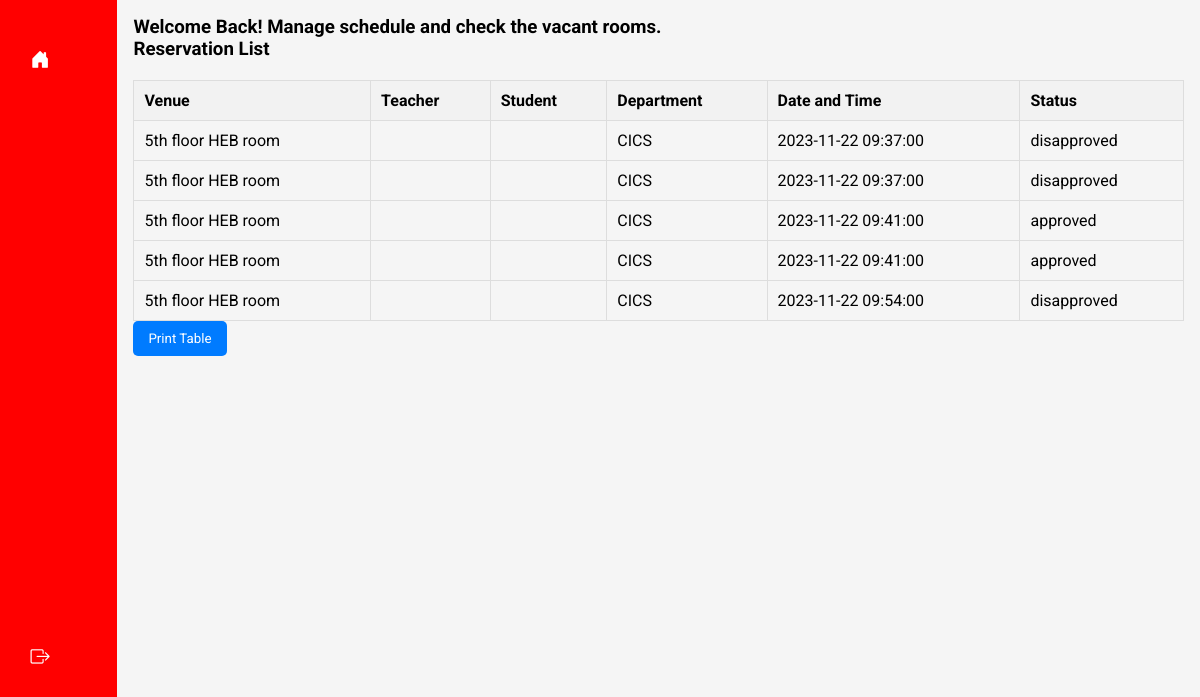
The page /indexView.php on the database as committed earlier.
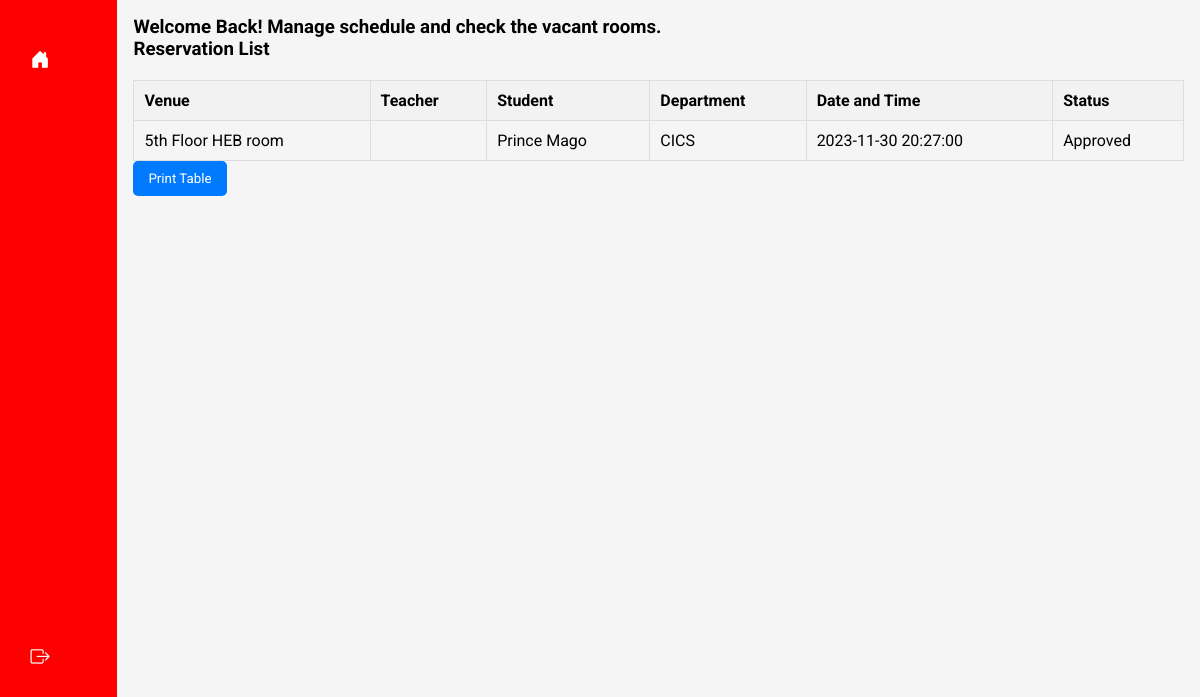
The same page on the database as committed later.
### tables this page shows
CREATE TABLE `reservations` (
  `reservation_id` int(11) NOT NULL,
  `empid` int(11) DEFAULT NULL,
  `studid` int(11) DEFAULT NULL,
  `venue_id` int(11) DEFAULT NULL,
  `department_id` int(11) DEFAULT NULL,
  `start_time` datetime DEFAULT NULL,
  `end_time` datetime DEFAULT NULL,
  `status` varchar(50) DEFAULT NULL,
  `adminid` int(11) DEFAULT NULL
);

CREATE TABLE `venues` (
  `venue_id` int(11) NOT NULL,
  `venue_name` varchar(255) NOT NULL
);

CREATE TABLE `departments` (
  `department_id` int(11) NOT NULL,
  `department_name` varchar(255) NOT NULL
);

### indexView.php (the view, shortened to what this page needs)
<?php
$servername = "localhost";
$username = "root";
$password = "";
$dbname = "db_nt3101";
$conn = new mysqli($servername, $username, $password, $dbname);
$select_query = "SELECT r.*, v.venue_name, t.lastname AS teacher_name, CONCAT(s.firstname, ' ', s.lastname) AS student_name, d.department_name
                 FROM reservations r
                 LEFT JOIN venues v ON r.venue_id = v.venue_id
                 LEFT JOIN tbempinfo t ON r.empid = t.empid
                 LEFT JOIN tbstudinfo s ON r.studid = s.studid
                 LEFT JOIN departments d ON r.department_id = d.department_id";
$result = $conn->query($select_query);
?>
<!DOCTYPE html>
<html lang="en">
<head>
    <link rel="stylesheet" href="https://cdn.jsdelivr.net/npm/bootstrap-icons@1.11.1/font/bootstrap-icons.css">
    <link rel="stylesheet" href="style1.css">
</head>
<body>
    <div class="container">
        <ul class="navigation">
            <li>
                <a href="indexView.php">
                    <i class="bi bi-house-door-fill"></i>
                </a>
            </li>
            <li class="logout">
                <a href="loginViewer.php">
                    <i class="bi bi-box-arrow-right"></i>
                </a>
            </li>
        </ul>
    </div>
    <div class="main-content">
        <div class="cardcontainer">
            <h3>Welcome Back! Manage schedule and check the vacant rooms.</h3>
            <h3>Reservation List</h3>
            <table border="1" id="printTable">
                <tr>
                    <th>Venue</th>
                    <th>Teacher</th>
                    <th>Student</th>
                    <th>Department</th>
                    <th>Date and Time</th>
                    <th>Status</th>
                </tr>
                <?php
                if ($result->num_rows > 0) {
                    while ($row = $result->fetch_assoc()) {
                        echo "<tr>";
                        echo "<td>" . $row["venue_name"] . "</td>";
                        echo "<td>" . $row["teacher_name"] . "</td>";
                        echo "<td>" . $row["student_name"] . "</td>";
                        echo "<td>" . $row["department_name"] . "</td>";
                        echo "<td>" . date('Y-m-d H:i:s', strtotime($row["start_time"])) . "</td>";
                        echo "<td>" . $row["status"] . "</td>";
                        echo "</tr>";
                    }
                } else {
                    echo "<tr><td colspan='6'>No records found</td></tr>";
                }
                ?>
            </table>
            <button onclick="printTable()">Print Table</button>
        </div>
    </div>
</body>
</html>

### style1.css (style rules this page uses)
* { font-family: 'Roboto', sans-serif; margin: 0; padding: 0; border: none; outline: none; box-sizing: border-box; }
body { display: flex; }
.container { position: sticky; top: 0; left: 0px; bottom: 0; width: 125px; height: 100vh; padding: 25px 0.9rem; color: white; overflow: hidden; transition: all 0.5s linear; background: red; padding-right: 35px; }
.navigation { height: 88%; position: relative; list-style: none; padding: 0; }
.navigation li { padding: 1rem; margin: 8px 0; border-radius: 8px; transition: all 0.5s ease-in-out; }
.navigation a { color: white; font-size: 14px; text-decoration: none; display: flex; align-items: center; gap: 1.5rem; }
.navigation a i { font-size: 1.2rem; }
.logout { position: absolute; bottom:0; left:0; width: 100%; }
.main-content { position: relative; background: whitesmoke; width: 100%; padding: 1rem; }
table { width: 100%; border-collapse: collapse; margin-top: 20px; }
table, th, td { border: 1px solid #ddd; }
th, td { padding: 10px; text-align: left; }
th { background-color: #f2f2f2; }

### indexView.php (style rules this page uses)
button { background-color: #007bff; color: #fff; padding: 10px 15px; border: none; border-radius: 5px; cursor: pointer; margin-bottom: 15px; }

Rows that differ between the two databases and show on the page:
removed reservations: venue.venue_name "5th floor HEB room", department.department_name "CICS", start_time "2023-11-22 09:37:00", status "disapproved"
removed reservations: venue.venue_name "5th floor HEB room", department.department_name "CICS", start_time "2023-11-22 09:37:00", status "disapproved"
removed reservations: venue.venue_name "5th floor HEB room", department.department_name "CICS", start_time "2023-11-22 09:41:00", status "approved"
removed reservations: venue.venue_name "5th floor HEB room", department.department_name "CICS", start_time "2023-11-22 09:41:00", status "approved"
removed reservations: venue.venue_name "5th floor HEB room", department.department_name "CICS", start_time "2023-11-22 09:54:00", status "disapproved"
added reservations: venue.venue_name "5th Floor HEB room", student_name "Prince Mago", department.department_name "CICS", start_time "2023-11-30 20:27:00", status "Approved"
